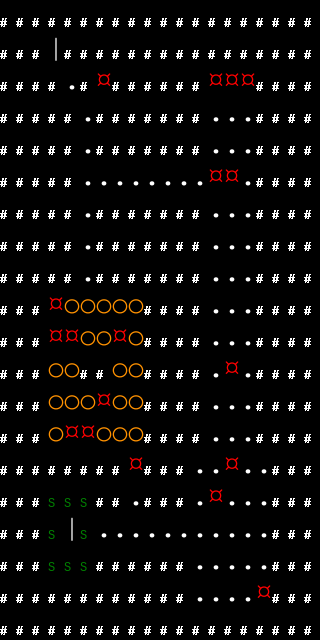

This is a level from a 2D game, rendered from its Tiled map with the project's own tilesets. A one-line summary and the complete map file follow:
An orthogonal 20x20 tile map with 16x32 px tiles, 3 tile layers (Terrain, Foes, Orb).

<map version="1.10" tiledversion="1.11.2" orientation="orthogonal" renderorder="right-down" width="20" height="20" tilewidth="16" tileheight="32" infinite="0" nextlayerid="4" nextobjectid="1">
 <properties>
  <property name="fp_regen" type="int" value="4" />
  <property name="name" value="Level 3" />
  <property name="senses" value="Self;Sight;Touch;Hearing" />
  <property name="timeline_length" type="int" value="100" />
  <property name="timeline_type" value="Asynchronous" />
 </properties>
 <tileset firstgid="1" source="tileset/editor.tsx" />
 <layer id="2" name="Terrain" width="20" height="20">
  <data encoding="csv">
5,5,5,5,5,5,5,5,5,5,5,5,5,5,5,5,5,5,5,5,
5,5,5,6,5,5,5,5,5,5,5,5,5,5,5,5,5,5,5,5,
5,5,5,5,1,5,1,5,5,5,5,5,5,1,1,1,5,5,5,5,
5,5,5,5,5,1,5,5,5,5,5,5,5,1,1,1,5,5,5,5,
5,5,5,5,5,1,5,5,5,5,5,5,5,1,1,1,5,5,5,5,
5,5,5,5,5,1,1,1,1,1,1,1,1,1,1,1,5,5,5,5,
5,5,5,5,5,1,5,5,5,5,5,5,5,1,1,1,5,5,5,5,
5,5,5,5,5,1,5,5,5,5,5,5,5,1,1,1,5,5,5,5,
5,5,5,5,5,1,5,5,5,5,5,5,5,1,1,1,5,5,5,5,
5,5,5,1,1,1,1,1,1,5,5,5,5,1,1,1,5,5,5,5,
5,5,5,1,1,1,1,1,1,5,5,5,5,1,1,1,5,5,5,5,
5,5,5,1,1,5,5,1,1,5,5,5,5,1,1,1,5,5,5,5,
5,5,5,1,1,1,1,1,1,5,5,5,5,1,1,1,5,5,5,5,
5,5,5,1,1,1,1,1,1,5,5,5,5,1,1,1,5,5,5,5,
5,5,5,5,5,5,5,5,1,5,5,5,1,1,1,1,1,5,5,5,
5,5,5,3,3,3,5,5,1,5,5,5,1,1,1,1,1,5,5,5,
5,5,5,3,6,3,1,1,1,1,1,1,1,1,1,1,1,5,5,5,
5,5,5,3,3,3,5,5,5,5,5,5,1,1,1,1,1,5,5,5,
5,5,5,5,5,5,5,5,5,5,5,5,1,1,1,1,1,5,5,5,
5,5,5,5,5,5,5,5,5,5,5,5,5,5,5,5,5,5,5,5
</data>
 </layer>
 <layer id="3" name="Foes" width="20" height="20">
  <data encoding="csv">
0,0,0,0,0,0,0,0,0,0,0,0,0,0,0,0,0,0,0,0,
0,0,0,0,0,0,0,0,0,0,0,0,0,0,0,0,0,0,0,0,
0,0,0,0,0,0,2,0,0,0,0,0,0,2,2,2,0,0,0,0,
0,0,0,0,0,0,0,0,0,0,0,0,0,0,0,0,0,0,0,0,
0,0,0,0,0,0,0,0,0,0,0,0,0,0,0,0,0,0,0,0,
0,0,0,0,0,0,0,0,0,0,0,0,0,2,2,0,0,0,0,0,
0,0,0,0,0,0,0,0,0,0,0,0,0,0,0,0,0,0,0,0,
0,0,0,0,0,0,0,0,0,0,0,0,0,0,0,0,0,0,0,0,
0,0,0,0,0,0,0,0,0,0,0,0,0,0,0,0,0,0,0,0,
0,0,0,2,0,0,0,0,0,0,0,0,0,0,0,0,0,0,0,0,
0,0,0,2,2,0,0,2,0,0,0,0,0,0,0,0,0,0,0,0,
0,0,0,0,0,0,0,0,0,0,0,0,0,0,2,0,0,0,0,0,
0,0,0,0,0,0,2,0,0,0,0,0,0,0,0,0,0,0,0,0,
0,0,0,0,2,2,0,0,0,0,0,0,0,0,0,0,0,0,0,0,
0,0,0,0,0,0,0,0,2,0,0,0,0,0,2,0,0,0,0,0,
0,0,0,0,0,0,0,0,0,0,0,0,0,2,0,0,0,0,0,0,
0,0,0,0,0,0,0,0,0,0,0,0,0,0,0,0,0,0,0,0,
0,0,0,0,0,0,0,0,0,0,0,0,0,0,0,0,0,0,0,0,
0,0,0,0,0,0,0,0,0,0,0,0,0,0,0,0,2,0,0,0,
0,0,0,0,0,0,0,0,0,0,0,0,0,0,0,0,0,0,0,0
</data>
 </layer>
 <layer id="1" name="Orb" width="20" height="20">
  <data encoding="csv">
0,0,0,0,0,0,0,0,0,0,0,0,0,0,0,0,0,0,0,0,
0,0,0,0,0,0,0,0,0,0,0,0,0,0,0,0,0,0,0,0,
0,0,0,0,0,0,0,0,0,0,0,0,0,0,0,0,0,0,0,0,
0,0,0,0,0,0,0,0,0,0,0,0,0,0,0,0,0,0,0,0,
0,0,0,0,0,0,0,0,0,0,0,0,0,0,0,0,0,0,0,0,
0,0,0,0,0,0,0,0,0,0,0,0,0,0,0,0,0,0,0,0,
0,0,0,0,0,0,0,0,0,0,0,0,0,0,0,0,0,0,0,0,
0,0,0,0,0,0,0,0,0,0,0,0,0,0,0,0,0,0,0,0,
0,0,0,0,0,0,0,0,0,0,0,0,0,0,0,0,0,0,0,0,
0,0,0,0,4,4,4,4,4,0,0,0,0,0,0,0,0,0,0,0,
0,0,0,0,0,4,4,0,4,0,0,0,0,0,0,0,0,0,0,0,
0,0,0,4,4,0,0,4,4,0,0,0,0,0,0,0,0,0,0,0,
0,0,0,4,4,4,0,4,4,0,0,0,0,0,0,0,0,0,0,0,
0,0,0,4,0,0,4,4,4,0,0,0,0,0,0,0,0,0,0,0,
0,0,0,0,0,0,0,0,0,0,0,0,0,0,0,0,0,0,0,0,
0,0,0,0,0,0,0,0,0,0,0,0,0,0,0,0,0,0,0,0,
0,0,0,0,0,0,0,0,0,0,0,0,0,0,0,0,0,0,0,0,
0,0,0,0,0,0,0,0,0,0,0,0,0,0,0,0,0,0,0,0,
0,0,0,0,0,0,0,0,0,0,0,0,0,0,0,0,0,0,0,0,
0,0,0,0,0,0,0,0,0,0,0,0,0,0,0,0,0,0,0,0
</data>
 </layer>
</map>